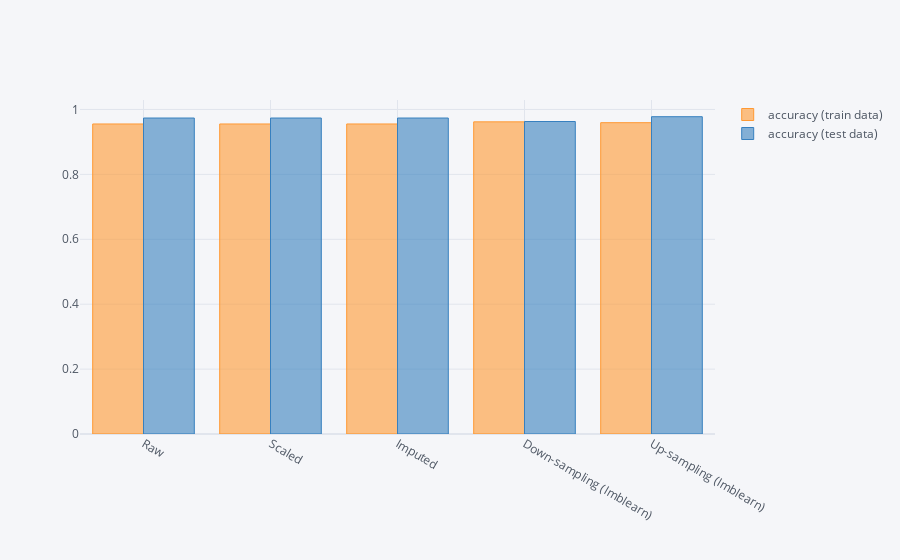

The code cell stored with this chart in its notebook:
### Code cell
# Tne the parameters of the decision tree to increase accuracy
classifier_min_split = DecisionTreeClassifier(criterion='entropy', min_samples_split=50)
compare_parameters(classifier_min_split)

### Figure 1 — Plotly figure (JSON) as saved in the notebook; plotly's stock layout.template omitted (floating-point values rounded to 4 significant figures)
{"data": [{"marker": {"color": "rgba(255, 153, 51, 0.6)", "line": {"color": "rgba(255, 153, 51, 1.0)", "width": 1}}, "name": "accuracy (train data)", "orientation": "v", "text": "", "x": ["Raw", "Scaled", "Imputed", "Down-sampling (Imblearn)", "Up-sampling (Imblearn)"], "y": [0.9554, 0.9554, 0.9554, 0.9619, 0.9593], "type": "bar"}, {"marker": {"color": "rgba(55, 128, 191, 0.6)", "line": {"color": "rgba(55, 128, 191, 1.0)", "width": 1}}, "name": "accuracy (test data)", "orientation": "v", "text": "", "x": ["Raw", "Scaled", "Imputed", "Down-sampling (Imblearn)", "Up-sampling (Imblearn)"], "y": [0.9737, 0.9737, 0.9737, 0.963, 0.9778], "type": "bar"}], "layout": {"legend": {"bgcolor": "#F5F6F9", "font": {"color": "#4D5663"}}, "paper_bgcolor": "#F5F6F9", "plot_bgcolor": "#F5F6F9", "title": {"font": {"color": "#4D5663"}}, "xaxis": {"gridcolor": "#E1E5ED", "showgrid": true, "tickfont": {"color": "#4D5663"}, "title": {"font": {"color": "#4D5663"}, "text": ""}, "zerolinecolor": "#E1E5ED"}, "yaxis": {"gridcolor": "#E1E5ED", "showgrid": true, "tickfont": {"color": "#4D5663"}, "title": {"font": {"color": "#4D5663"}, "text": ""}, "zerolinecolor": "#E1E5ED"}}}
